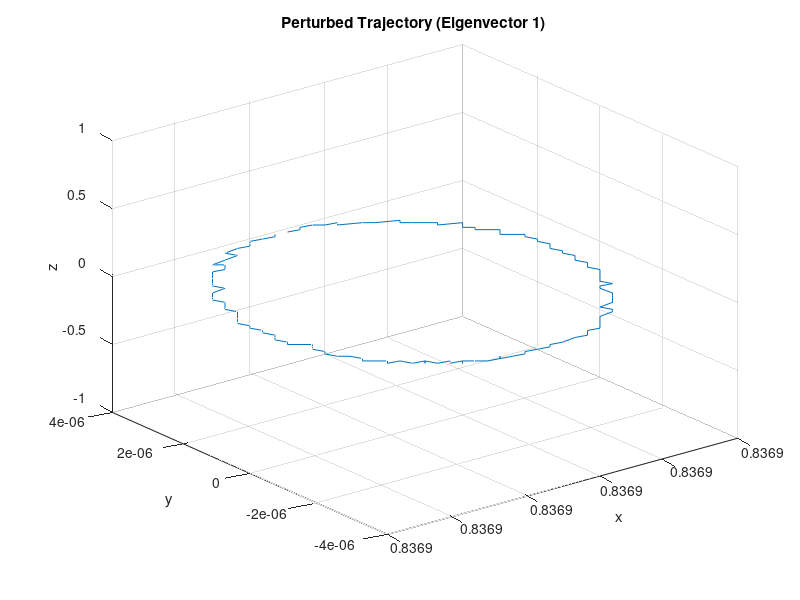
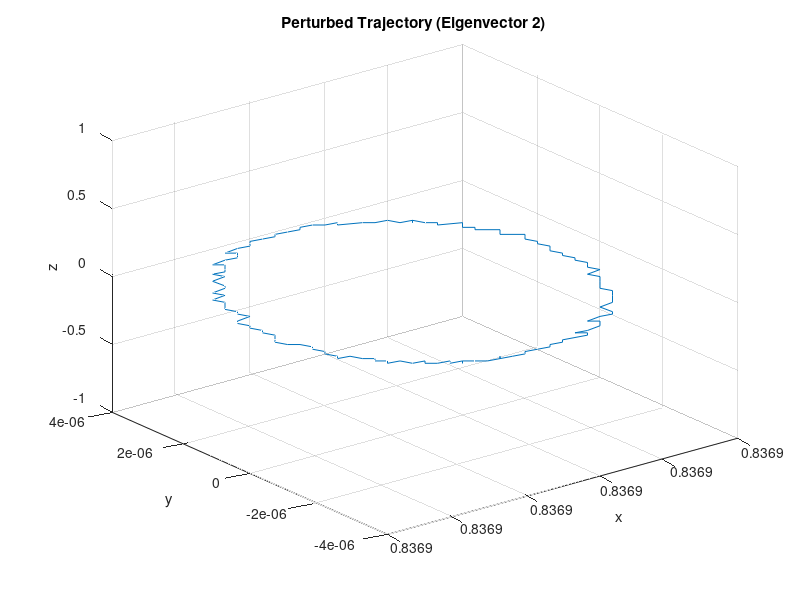
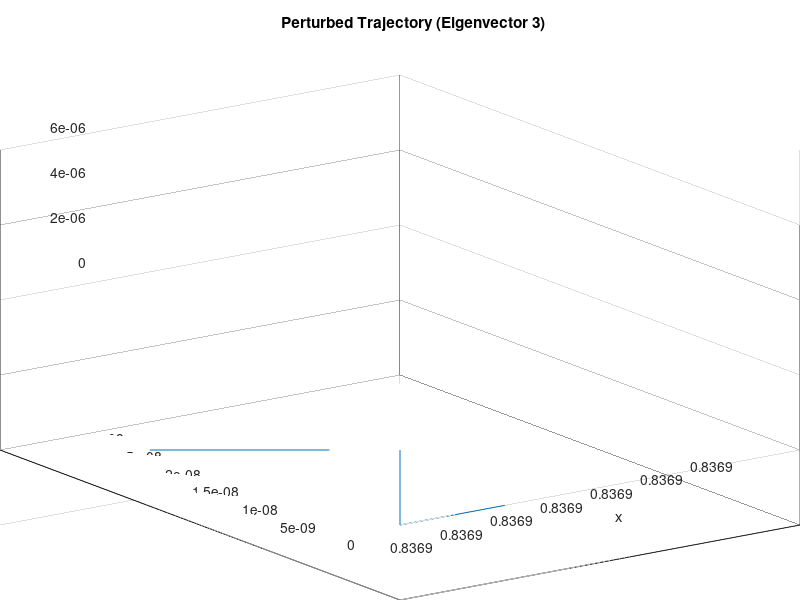
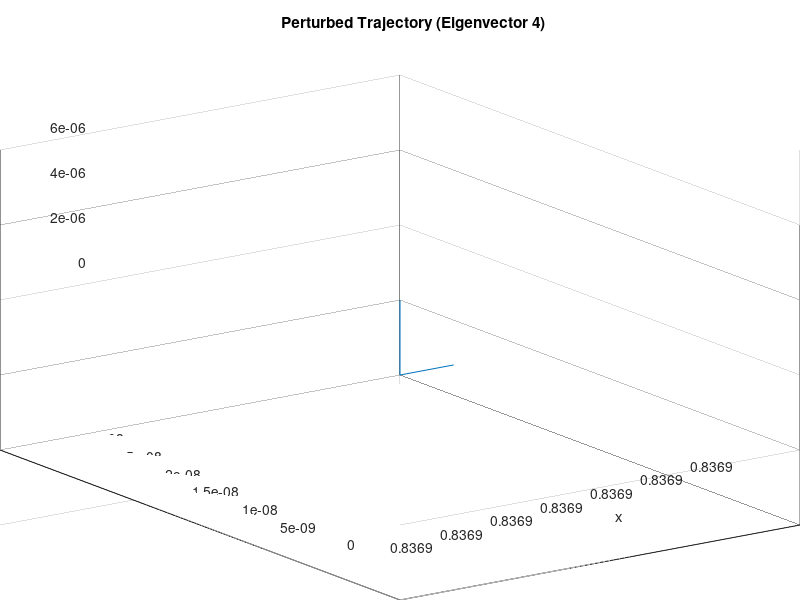

MATLAB code for these plots, in order:
function test
    % Define constants
    G = 6.67430e-11;  % Gravitational constant, m^3 kg^-1 s^-2
    M1 = 5.972e24;    % Mass of Earth (kg)
    M2 = 7.348e22;    % Mass of Moon (kg)
    R = 3844e5;       % Distance between Earth and Moon (m)
    
    % Standard gravitational parameters
    mu1 = G * M1;
    mu2 = G * M2;
    mu = mu2 / (mu1 + mu2);

    % Dimensionless units: x and time in units of R and sqrt(R^3 / (G * (M1 + M2)))
    
    % Calculate L1 position using an iterative method (adjust initial guess for other points)
    x_L1 = fzero(@(x) (1 - mu) * (x + mu) ./ abs(x + mu).^3 + mu * (x - 1 + mu) ./ abs(x - 1 + mu).^3 - x, 0.8); % initial guess for L1
    
    % Initial guess for L1
    equilibrium = [x_L1; 0; 0; 0; 0; 0];
    initial_conditions = equilibrium;

    % Linearized system matrix A at L1
    state = equilibrium;
    x = state(1);
    y = state(2);
    z = state(3);
    u = state(4);
    v = state(5);
    w = state(6);

    % Compute distances d and r
    d = sqrt((x + mu)^2 + y^2 + z^2);
    r = sqrt((x - 1 + mu)^2 + y^2 + z^2);

    % Compute the second partial derivatives of the potential function U
    Uxx = 1 - (1 - mu) / d^3 - mu / r^3 ...
          + 3 * (1 - mu) * (x + mu)^2 / d^5 + 3 * mu * (x - 1 + mu)^2 / r^5;

    Uyy = 1 - (1 - mu) / d^3 - mu / r^3 ...
          + 3 * (1 - mu) * y^2 / d^5 + 3 * mu * y^2 / r^5;

    Uzz = -(1 - mu) / d^3 - mu / r^3 ...
          + 3 * (1 - mu) * z^2 / d^5 + 3 * mu * z^2 / r^5;

    Uxy = 3 * (1 - mu) * (x + mu) * y / d^5 + 3 * mu * (x - 1 + mu) * y / r^5;

    Uxz = 3 * (1 - mu) * (x + mu) * z / d^5 + 3 * mu * (x - 1 + mu) * z / r^5;

    Uyz = 3 * (1 - mu) * y * z / d^5 + 3 * mu * y * z / r^5;

    % Construct the system matrix A
    A = [
        0, 0, 0, 1, 0, 0;
        0, 0, 0, 0, 1, 0;
        0, 0, 0, 0, 0, 1;
        Uxx, Uxy, Uxz, 0, 2, 0;
        Uxy, Uyy, Uyz, -2, 0, 0;
        Uxz, Uyz, Uzz, 0, 0, 0;
    ];

    % Compute eigenvalues and eigenvectors
    [V, D] = eig(A);
    eigenvalues = diag(D);

    % Identify the purely imaginary eigenvalues and corresponding eigenvectors
    imag_indices = abs(real(eigenvalues)) < 1e-9 & imag(eigenvalues) ~= 0;
    relevant_eigenvectors = V(:, imag_indices);
    relevant_eigenvalues = eigenvalues(imag_indices);

    % Choose a small perturbation amplitude
    epsilon = 1e-5;

    % Perturb initial conditions in the direction of the relevant eigenvectors
    for i = 1:length(relevant_eigenvalues)
        omega = abs(imag(relevant_eigenvalues(i)));
        T_span = [0, 2 * pi / omega];  % Period of the oscillation

        perturbed_initial_conditions = initial_conditions + epsilon * imag(relevant_eigenvectors(:, i));

        % Integrate the actual CR3BP system
        options = odeset('RelTol', 1e-12, 'AbsTol', 1e-12);
        [~, state] = ode45(@(t, state) cr3bp_ode(t, state, mu), T_span, perturbed_initial_conditions, options);

        % Plot the results
        figure;
        plot3(state(:, 1), state(:, 2), state(:, 3));
        xlabel('x');
        ylabel('y');
        zlabel('z');
        title(['Perturbed Trajectory (Eigenvector ' num2str(i) ')']);
        grid on;
    end
end

function dstate_dt = cr3bp_ode(~, state, mu)
    % Defining the state vector
    x = state(1);
    y = state(2);
    z = state(3);
    u = state(4);
    v = state(5);
    w = state(6);

    % Compute distances d and r
    d = sqrt((x + mu)^2 + y^2 + z^2);
    r = sqrt((x - 1 + mu)^2 + y^2 + z^2);

    % Compute accelerations
    ax = 2*v + x - (1 - mu) / d^3 * (x + mu) - mu / r^3 * (x - 1 + mu);
    ay = -2*u + y - (1 - mu) / d^3 * y - mu / r^3 * y;
    az = -(1 - mu) / d^3 * z - mu / r^3 * z;

    dstate_dt = [u; v; w; ax; ay; az];
end
